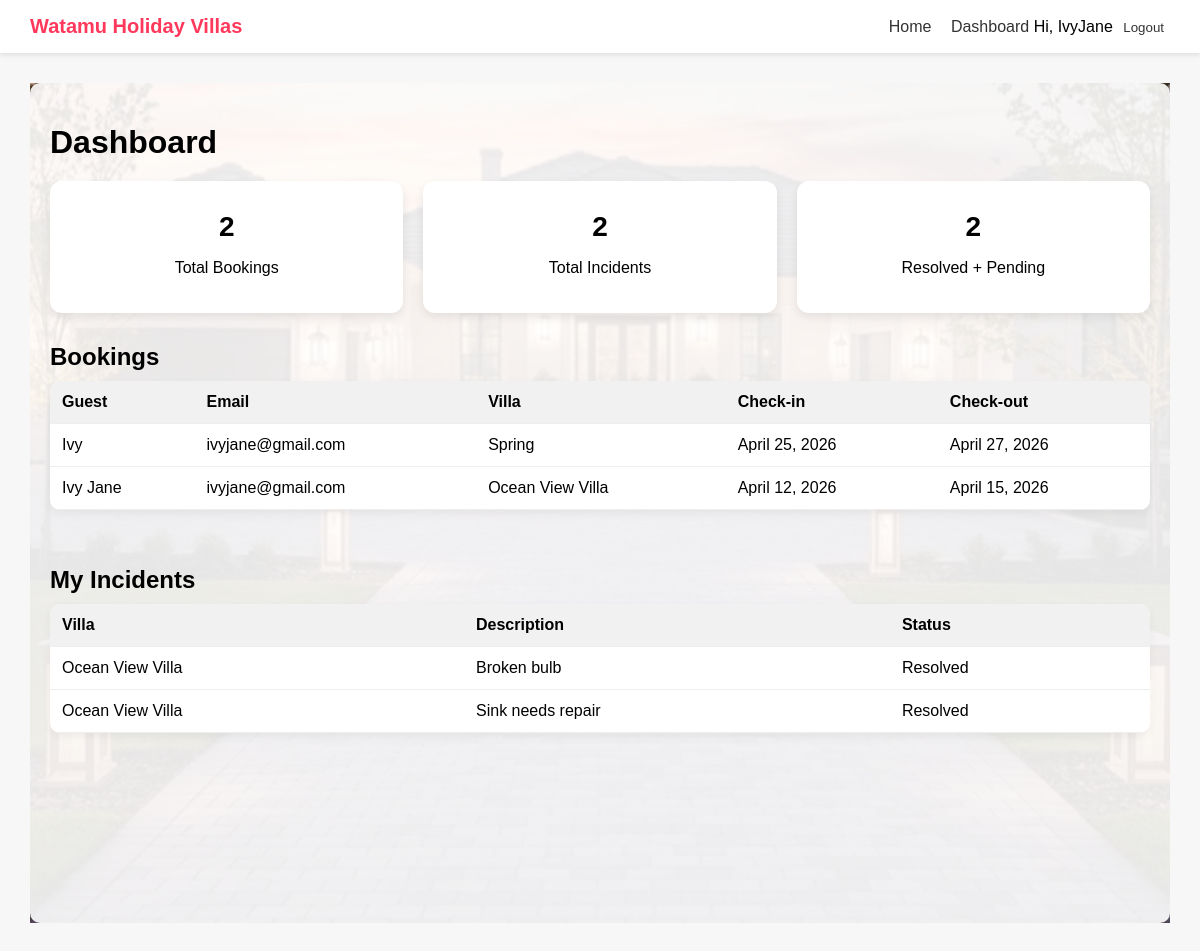
Screenshot of /dashboard/ (signed in) with the database file from the repository.
### villa/models.py (models this page shows, shortened)
class Booking(models.Model):
    user = models.ForeignKey(User, on_delete=models.CASCADE)  # ✅ linked to logged-in user
    guest_name = models.CharField(max_length=100)
    guest_email = models.EmailField()
    villa = models.ForeignKey(Villa, on_delete=models.CASCADE)
    check_in_date = models.DateField()
    check_out_date = models.DateField()
    created_at = models.DateTimeField(auto_now_add=True)

class Villa(models.Model):
    name = models.CharField(max_length=200)
    location = models.CharField(max_length=200)
    price_per_night = models.DecimalField(max_digits=8, decimal_places=2)
    image = models.ImageField(upload_to='villas/', blank=True, null=True)
    description = models.TextField(blank=True)
    amenities = models.TextField(blank=True)
    is_available = models.BooleanField(default=True)

class Incident(models.Model):
    villa = models.ForeignKey(Villa, on_delete=models.CASCADE)
    user = models.ForeignKey(User, on_delete=models.CASCADE)
    staff = models.ForeignKey(
        Staff,
        on_delete=models.SET_NULL,
        null=True,
        blank=True
    )  # ✅ assigned staff
    description = models.TextField()
    date_reported = models.DateTimeField(auto_now_add=True)
    resolved = models.BooleanField(default=False)

### villa/views.py (the view)
# urls.py: path('dashboard/', views.dashboard, name='dashboard'),
@login_required
def dashboard(request):
    if request.user.is_staff:
        bookings = Booking.objects.all().order_by('-check_in_date')
        incidents = Incident.objects.all().order_by('-date_reported')
    else:
        bookings = Booking.objects.filter(user=request.user).order_by('-check_in_date')
        incidents = Incident.objects.filter(user=request.user).order_by('-date_reported')
    return render(request, 'villa/dashboard.html', {
        'bookings': bookings,
        'incidents': incidents
    })

### villa/templates/villa/dashboard.html
{% extends 'base.html' %}
{% block content %}
<div class="page-bg">
    <div class="page-overlay">
        <h1 style="margin-bottom: 20px;">Dashboard</h1>
        <div class="card-grid" style="margin-bottom: 30px;">
            <div class="card">
                <h2>{{ bookings|length }}</h2>
                <p>Total Bookings</p>
            </div>
            <div class="card">
                <h2>{{ incidents|length }}</h2>
                <p>Total Incidents</p>
            </div>
            <div class="card">
                <h2>{{ incidents|length }}</h2>
                <p>Resolved + Pending</p>
            </div>
        </div>
        <h2 style="margin-bottom: 10px;">Bookings</h2>
        <table>
            <tr>
                <th>Guest</th>
                <th>Email</th>
                <th>Villa</th>
                <th>Check-in</th>
                <th>Check-out</th>
            </tr>
            {% for booking in bookings %}
            <tr>
                <td>{{ booking.guest_name }}</td>
                <td>{{ booking.guest_email }}</td>
                <td>{{ booking.villa.name }}</td>
                <td>{{ booking.check_in_date }}</td>
                <td>{{ booking.check_out_date }}</td>
            </tr>
            {% empty %}
            <tr>
                <td colspan="5">No bookings found</td>
            </tr>
            {% endfor %}
        </table>
        <br><br>
        <h2 style="margin-bottom: 10px;">My Incidents</h2>
        <table>
            <tr>
                <th>Villa</th>
                <th>Description</th>
                <th>Status</th>
            </tr>
            {% for incident in incidents %}
            <tr>
                <td>{{ incident.villa.name }}</td>
                <td>{{ incident.description }}</td>
                <td>
                    {% if incident.resolved %}
                    <span class="badge success">Resolved</span>
                    {% else %}
                    <span class="badge danger">Pending</span>
                    {% endif %}
                </td>
            </tr>
            {% empty %}
            <tr>
                <td colspan="3">No incidents reported</td>
            </tr>
            {% endfor %}
        </table>
    </div>
</div>
{% endblock %}

### villa/templates/base.html (shortened to what this page needs)
{% load static %}
<!DOCTYPE html>
<html>
<head>
</head>
<body>
    <div class="navbar">
        <div class="logo">Watamu Holiday Villas</div>
        <div class="nav-links">
            <a href="{% url 'villa_list' %}">Home</a>
            <a href="{% url 'dashboard' %}">Dashboard</a>
            {% if user.is_authenticated %}
            <span>Hi, {{ user.username }}</span>
            <form action="/accounts/logout/" method="post">
                <button type="submit">Logout</button>
            </form>
            {% else %}
            <a href="/accounts/login/">Login</a>
            <a href="/signup/">Sign Up</a>
            {% endif %}
        </div>
    </div>
    <div class="container">
        {% block content %}
        {% endblock %}
    </div>
</body>
</html>

### villa/templates/base.html (style rules this page uses)
body { font-family: Arial, sans-serif; margin: 0; background: #f7f7f7; }
.navbar { display: flex; justify-content: space-between; align-items: center; background: white; padding: 15px 30px; box-shadow: 0 2px 5px rgba(0, 0, 0, 0.1); }
.logo { font-size: 20px; font-weight: bold; color: #ff385c; }
.nav-links a { margin-left: 15px; text-decoration: none; color: #333; font-weight: 500; }
.nav-links form { display: inline; }
.nav-links button { background: none; border: none; cursor: pointer; font-weight: 500; color: #333; }
.container { padding: 30px; max-width: 1200px; margin: auto; }
.card-grid { display: grid; grid-template-columns: repeat(auto-fit, minmax(220px, 1fr)); gap: 20px; }
.card { background: white; padding: 20px; border-radius: 12px; text-align: center; box-shadow: 0 4px 10px rgba(0, 0, 0, 0.08); }
.card h2 { font-size: 28px; margin: 10px 0; }
table { width: 100%; border-collapse: collapse; background: white; border-radius: 10px; overflow: hidden; box-shadow: 0 4px 10px rgba(0, 0, 0, 0.05); }
th, td { padding: 12px; text-align: left; border-bottom: 1px solid #eee; }
th { background: #f1f1f1; }
.page-bg { background: url("/static/images/admin-bg.jpg") no-repeat center center fixed; background-size: cover; min-height: 100vh; }
.page-overlay { background: rgba(255, 255, 255, 0.9); min-height: 100vh; padding: 20px; border-radius: 10px; }

### rows the page displays
Booking: guest_name "Ivy", guest_email "ivyjane@gmail.com", villa.name "Spring", check_in_date "April 25, 2026", check_out_date "April 27, 2026"
Booking: guest_name "Ivy Jane", guest_email "ivyjane@gmail.com", villa.name "Ocean View Villa", check_in_date "April 12, 2026", check_out_date "April 15, 2026"
Incident: villa.name "Ocean View Villa", description "Broken bulb", resolved "Resolved"
Incident: villa.name "Ocean View Villa", description "Sink needs repair", resolved "Resolved"

### other values shown
{{ user.username }} "IvyJane"
{{ bookings|length }} "2"
{{ incidents|length }} "2"
